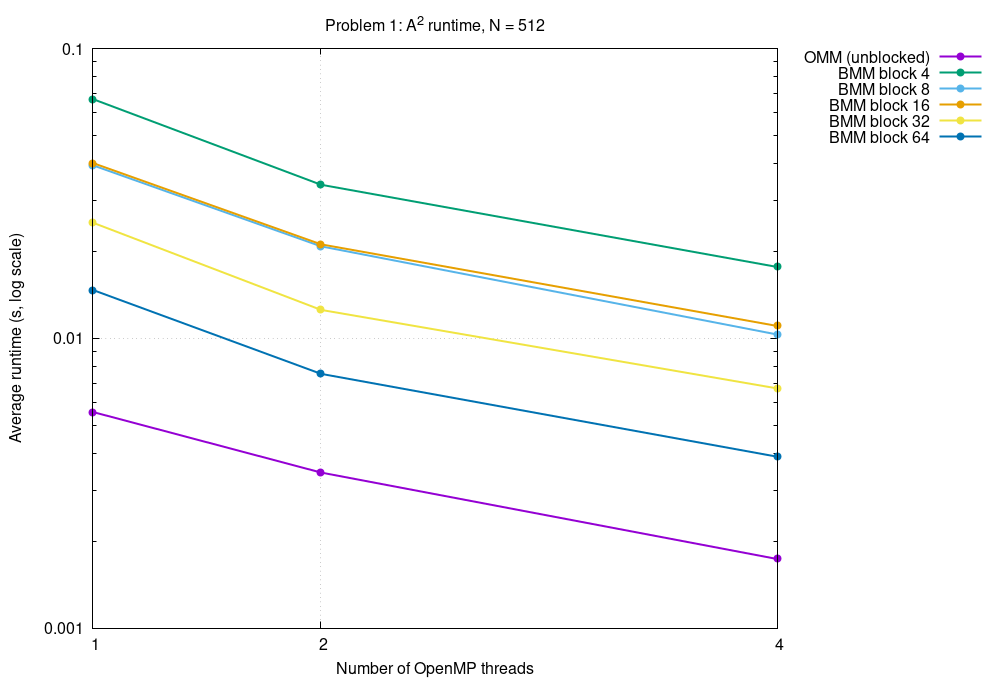

This chart was generated by the following gnuplot code:
# generated by plots/plot_all.sh -- regenerate, do not hand-edit
set terminal pngcairo size 1000,680 enhanced font 'Helvetica,12'
set output 'plots/p1_runtime_n512.png'
set title "Problem 1: A^2 runtime, N = 512"
set xlabel 'Number of OpenMP threads'
set ylabel 'Average runtime (s, log scale)'
set key outside right top
set grid
set xtics (1,2,4,6,8,10,12,14,16)
set logscale y
plot 'plots/data/p1_omm_n512.dat' using 1:2 with linespoints lw 2 pt 7 title 'OMM (unblocked)', \
     'plots/data/p1_bmm_n512_b4.dat' using 1:2 with linespoints lw 2 pt 7 title 'BMM block 4', \
     'plots/data/p1_bmm_n512_b8.dat' using 1:2 with linespoints lw 2 pt 7 title 'BMM block 8', \
     'plots/data/p1_bmm_n512_b16.dat' using 1:2 with linespoints lw 2 pt 7 title 'BMM block 16', \
     'plots/data/p1_bmm_n512_b32.dat' using 1:2 with linespoints lw 2 pt 7 title 'BMM block 32', \
     'plots/data/p1_bmm_n512_b64.dat' using 1:2 with linespoints lw 2 pt 7 title 'BMM block 64'
